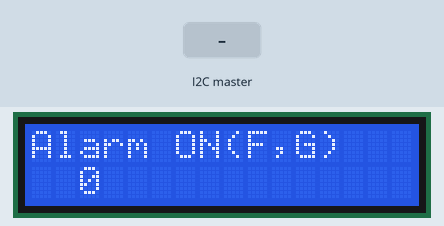
Recording of a sketch running on a simulated Arduino Uno, built with avr-gcc and run on an emulated ATmega328P. Shown: 16×2 character LCD. Inputs (shaded band) come from the test bench. What the sketch prints to the serial monitor is not drawn.

Above: at 1.2 s.
1.3 s: the I2C master sends the byte 1
At 2.8 s:
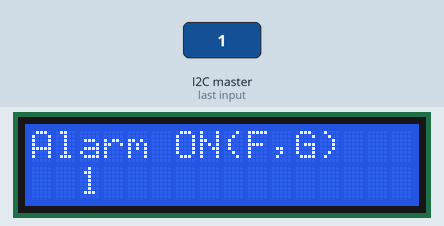
Timing chart, 0 to 4.3 s (numbered marks = the images above; inputs shaded):
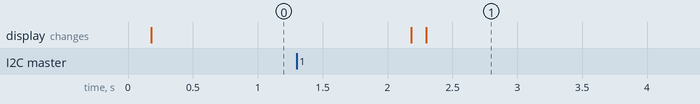

The sketch:

project_slave.ino
```cpp
#include <Wire.h>
#include <LiquidCrystal_I2C.h>


int x;
const byte LCDcolumns = 16;
const byte LCDrows = 2;

// 0x27 is the default address. Is your address 0x3F - if so, change  to 0x3F
LiquidCrystal_I2C lcd(0x27, LCDcolumns, LCDrows);


void setup(){
  Wire.begin(8);
  Wire.onReceive(receiveEvent);
  Serial.begin(9600);

  lcd.init();
  lcd.backlight();
  lcd.home();
  }


void loop(){
   delay(100);
   lcd.print("Alarm ON(F,G)");
//delay(2000);
lcd.setCursor(2,1);
lcd.print(x);
delay(2000);
lcd.clear();
}

void receiveEvent(int howMany)
{
    while(1<Wire.available())
    {
      char c = Wire.read();
      Serial.print(c);
    }
     x = Wire.read();
    Serial.println(x);
}
```

Measured:
- after the input at 1.3 s, the display: first differs from a run without the input after 1.0 s (image 1)
